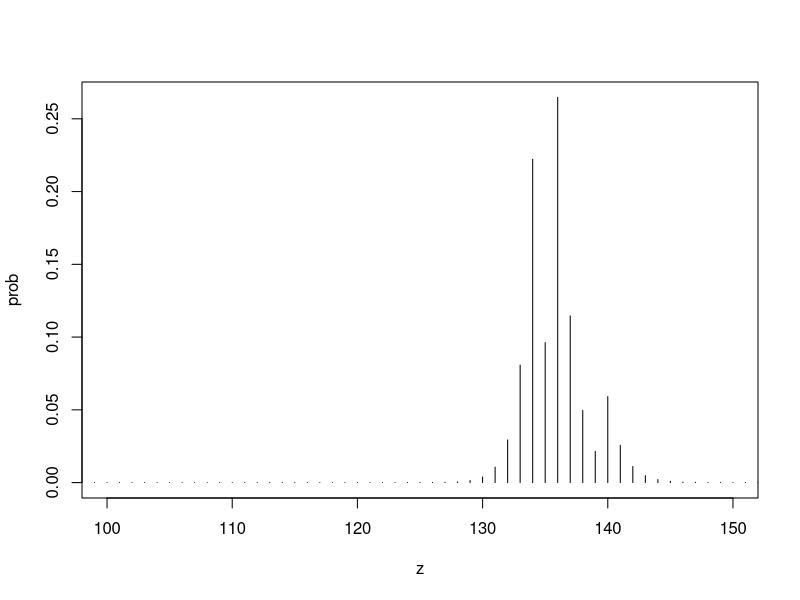

Generate this figure with R:
# 7. Generate simulated data for known values of θ and z. Apply the EM algorithm
#    to the simulated data, and evaluate the convergence of the algorithm by testing
#    several values of θ^0. Plot histograms for p(z|y) using plot(. ,type =’h’).

# Turning off the warnings
options(warn = -1)

# Ganerating data
set.seed(1)
n <- 500
theta1 <- 1/3
theta2 <- 3/4 
z <- 134
theta <- c(theta1, theta2)
y1 <- rbinom(z-1, 1, theta1)
y2 <- rbinom(n-z+1, 1, theta2)
#y1 <- sample(c(0,1), z, replace = T, prob = c(1 - theta1, theta1))
#y2 <- sample(c(0,1), n-z, replace = T, prob = c(1 - theta2, theta2))
y <- c(y1, y2)

# Function for calucalting R
R <- function(theta, y)
{
        n <- length(y)
        Rz <- 1:n
        for (z in 2:n)
        {
                Rz[z] <- Rz[z-1] * (theta[1]/theta[2])^y[z-1]*((1 - theta[1])/(1 - theta[2]))^(1 - y[z-1])
        }
        return(Rz)
}

# FUnction for calculating Phi
Phi <- function(y)
{
        n <- length(y)
        phi1 <- rep(0, n)
        for (z in 2:n) 
        {
                phi1[z] <- phi1[z-1] + y[z]
        }
        return(phi1)
}

# Calculating expacted values
Exp <- function(theta, y)
{
     n <- length(y)
     E1 <- E2 <- E3 <- E4 <- 0
     r <- R(theta, y)
     Rsum <- sum(r)
     phi <- Phi(y)
     phi1 <- phi
     phi3 <- sum(y) - phi1
     for(z in 1:n)
     {          
          E1 <- E1 + r[z]*phi1[z]
          E2 <- E2 + r[z]*(z - 1 - phi1[z])
          E3 <- E3 + r[z]*phi3[z]
          E4 <- E4 + r[z]*(n - z + 1 - phi3[z])
     }
     E <- c(E1, E2, E3, E4)
     E/Rsum
}

# Initial values for EM algorithm and counter for iterations
theta_new <- c(0.99, 0.75)
count <- 0

# EM algorithm
repeat{
        theta_old <- theta_new
        print(theta_old)
        E <- Exp(theta_old, y)
        theta_new1 <- E[1]/(E[1] + E[2])
        theta_new2 <- E[3]/(E[3] + E[4])
        theta_new <- c(theta_new1, theta_new2)
        count <- count + 1
        if(prod(round(theta_old, 8) == round(theta_new, 8)))
        {
                print(count)
                print(theta_new)
                break
        }
}

# Estimated theta
theta_EM <- theta_new

# Plotting distribution for change point Z
prob <- 0
r <- R(theta_EM, y)
Rsum <- sum(r)
prob <- r/Rsum
plot(prob, type = 'h', xlim = c(100, 150), xlab = "z")

